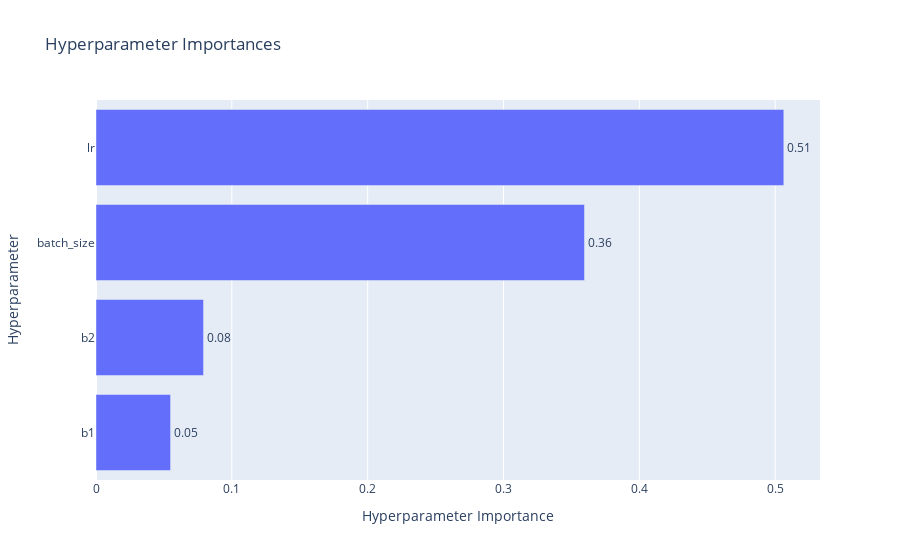

The code cell stored with this chart in its notebook:
### Code cell
run_optim(n_trials=50)

### Figure 1 — Plotly figure (JSON) as saved in the notebook; plotly's stock layout.template omitted (floating-point values rounded to 4 significant figures)
{"data": [{"cliponaxis": false, "hovertemplate": ["b1 (FloatDistribution): 0.05489680184029336<extra></extra>", "b2 (FloatDistribution): 0.07916756569640634<extra></extra>", "batch_size (IntDistribution): 0.35960828087406244<extra></extra>", "lr (FloatDistribution): 0.5063273515892378<extra></extra>"], "name": "Objective Value", "orientation": "h", "text": ["0.05", "0.08", "0.36", "0.51"], "textposition": "outside", "type": "bar", "x": [0.0549, 0.07917, 0.3596, 0.5063], "y": ["b1", "b2", "batch_size", "lr"]}], "layout": {"title": {"text": "Hyperparameter Importances"}, "xaxis": {"title": {"text": "Hyperparameter Importance"}}, "yaxis": {"title": {"text": "Hyperparameter"}}}}
